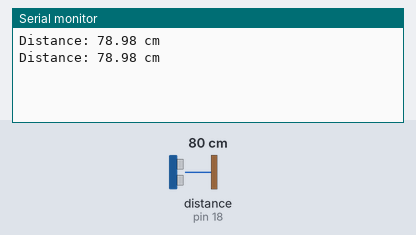
Bench run of a sketch on a simulated Arduino Uno, built with avr-gcc and run on an emulated ATmega328P. On the bench: the last lines printed to the serial monitor. Wiring (inferred from the names in the program): ultrasonic range finder: trigger pin 5; echo pin 18. The inputs (shaded band) are chosen by the test bench; at power-on: distance to the obstacle (sensor on pin 18) 80 cm. The echo pulse lasts 58.3 µs per cm.

Above: at 1.8 s.
1.9 s: distance to the obstacle (sensor on pin 18) set to 2 cm
At 2.8 s:
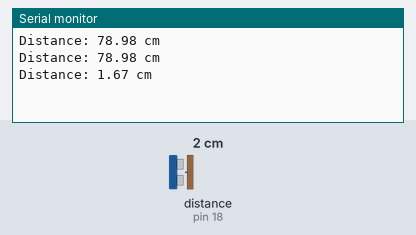
3.4 s: distance to the obstacle (sensor on pin 18) set to 4 cm
At 4.8 s:
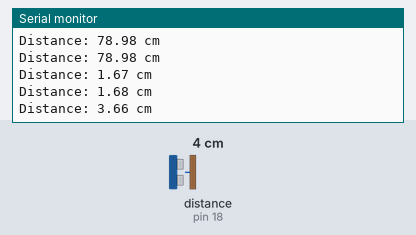
Timing chart, 0 to 6.4 s (numbered marks = the images above; inputs shaded):
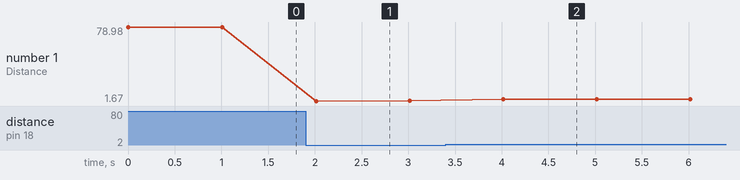

Measured:
- after the input at 1.9 s, the serial monitor: prints a new line after 0.11 s (image 1)
- after the input at 3.4 s, the serial monitor: prints a new line after 0.61 s (image 2)
- plotted number 1: 78.98 → 1.68 after the input at 1.9 s, 1.68 → 3.66 after the input at 3.4 s

The sketch:

Code.ino
```cpp
const int trigPin = 5;  // GPIO connected to Trig pin of the ultrasonic sensor
const int echoPin = 18; // GPIO connected to Echo pin of the ultrasonic sensor

void setup() {
  Serial.begin(115200);        // Start serial communication at 115200 baud rate
  pinMode(trigPin, OUTPUT);    // Set the trigPin as an output
  pinMode(echoPin, INPUT);     // Set the echoPin as an input
}

void loop() {
  long duration;
  float distance;

  // Clear the trigPin by setting it LOW
  digitalWrite(trigPin, LOW);
  delayMicroseconds(2);

  // Trigger the sensor by setting the trigPin HIGH for 10 microseconds
  digitalWrite(trigPin, HIGH);
  delayMicroseconds(10);
  digitalWrite(trigPin, LOW);

  // Read the echoPin, returns the sound wave travel time in microseconds
  duration = pulseIn(echoPin, HIGH);

  // Calculate the distance (in centimeters)
  distance = duration * 0.034 / 2;

  // Print the distance on the Serial Monitor
  Serial.print("Distance: ");
  Serial.print(distance);
  Serial.println(" cm");

  delay(1000); // Wait 1 second before the next measurement
}
```
